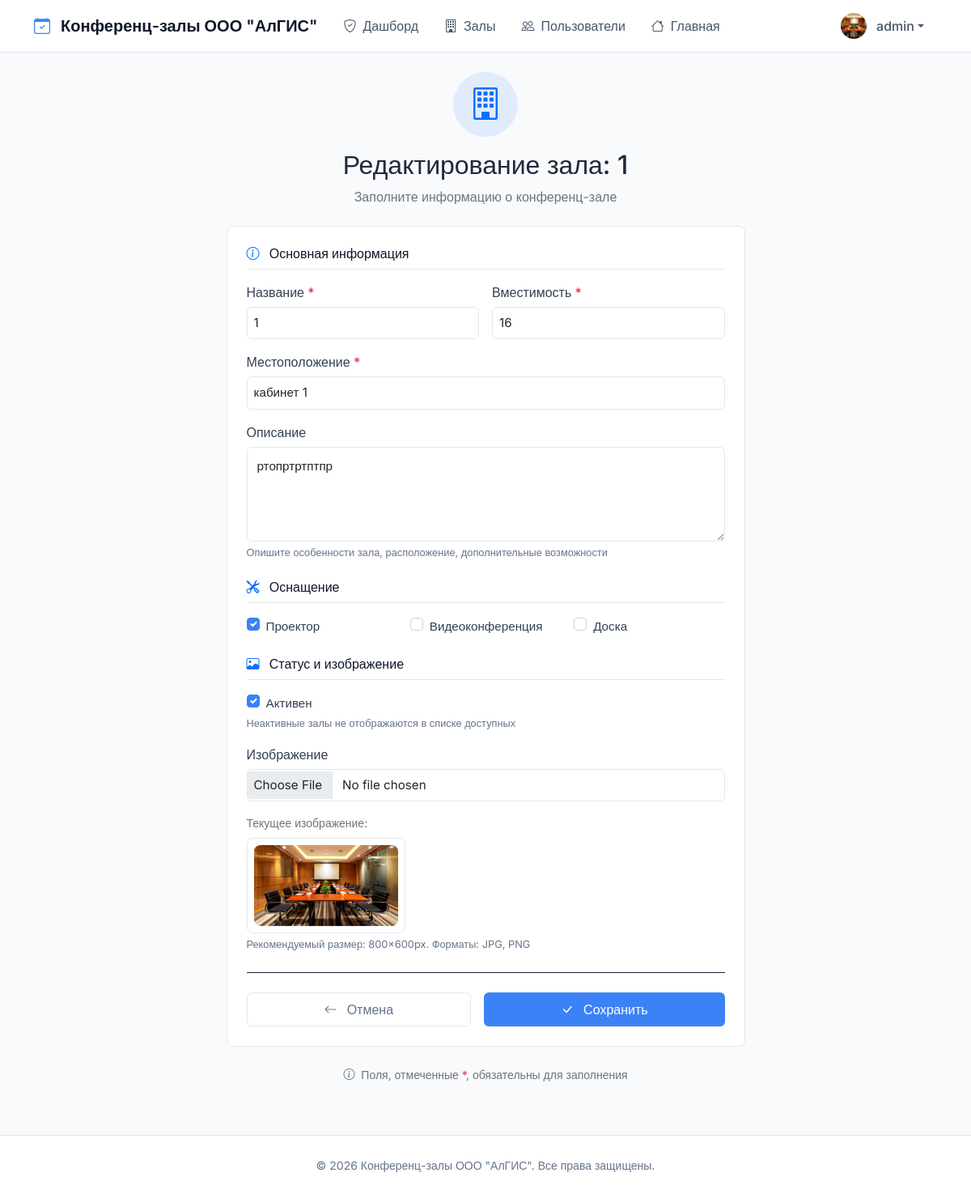
The page /moderator/rooms/1/edit/ (signed in) on the database its author committed.
### bookings/models.py (models this page shows, shortened)
class User(AbstractUser):
    ROLE_CHOICES = (
        ('moderator', 'Модератор'),
        ('requester', 'Заявитель'),
        ('employee', 'Сотрудник'),
    )
    role = models.CharField(max_length=20, choices=ROLE_CHOICES, default='employee', verbose_name="Роль")
    phone = models.CharField(max_length=20, blank=True, verbose_name="Телефон")
    department = models.CharField(max_length=100, blank=True, verbose_name="Отдел")
    avatar = models.ImageField(upload_to='avatars/', blank=True, null=True, verbose_name="Аватар")
    def get_full_name(self):
        if self.first_name and self.last_name:
            return f"{self.first_name} {self.last_name}"
        return self.username
    class Meta:
        verbose_name = "Пользователь"
        verbose_name_plural = "Пользователи"

class ConferenceRoom(models.Model):
    name = models.CharField(max_length=100, verbose_name="Название")
    capacity = models.PositiveIntegerField(verbose_name="Вместимость")
    location = models.CharField(max_length=200, verbose_name="Местоположение")
    description = models.TextField(blank=True, verbose_name="Описание")
    has_projector = models.BooleanField(default=False, verbose_name="Проектор")
    has_video_conference = models.BooleanField(default=False, verbose_name="Видеоконференция")
    has_whiteboard = models.BooleanField(default=False, verbose_name="Доска")
    is_active = models.BooleanField(default=True, verbose_name="Активен")
    image = models.ImageField(upload_to='rooms/', blank=True, null=True, verbose_name="Изображение")
    created_at = models.DateTimeField(auto_now_add=True, verbose_name="Дата создания")
    updated_at = models.DateTimeField(auto_now=True, verbose_name="Дата обновления")
    class Meta:
        verbose_name = "Конференц-зал"
        verbose_name_plural = "Конференц-залы"
        ordering = ['name']

### bookings/views.py (the view)
# urls.py: path('moderator/rooms/<int:room_id>/edit/', views.edit_room, name='edit_room'),
@moderator_required
def edit_room(request, room_id):
    room = get_object_or_404(ConferenceRoom, id=room_id)
    if request.method == 'POST':
        form = RoomForm(request.POST, request.FILES, instance=room)
        if form.is_valid():
            room = form.save()
            messages.success(request, f"Зал '{room.name}' обновлен")
            return redirect('bookings:room_management')
    else:
        form = RoomForm(instance=room)
    return render(request, 'bookings/room_form.html', {
        'form': form, 'title': f'Редактирование зала: {room.name}'
    })

### bookings/templates/bookings/room_form.html (shortened to what this page needs)
{% extends 'bookings/base.html' %}
{% load static %}
{% block content %}
<div class="row justify-content-center">
    <div class="col-md-8 col-lg-7">
        <div class="text-center mb-4">
            <div class="bg-primary bg-opacity-10 rounded-circle d-inline-flex p-3 mb-3">
                <i class="bi bi-building text-primary fs-1"></i>
            </div>
            <h2 class="fw-semibold mb-2">{{ title }}</h2>
            <p class="text-secondary">Заполните информацию о конференц-зале</p>
        </div>
        <div class="border rounded-3 bg-white p-4">
            <form method="post" enctype="multipart/form-data">
                <div class="mb-4">
                    <h6 class="fw-medium mb-3">
                        <i class="bi bi-info-circle text-primary me-2"></i>
                        Основная информация
                    </h6>
                    <div class="row g-3">
                        <div class="col-md-6">
                            <label for="{{ form.name.id_for_label }}" class="form-label fw-medium">
                                {{ form.name.label }} <span class="text-danger">*</span>
                            </label>
                            {{ form.name }}
                        </div>
                        <div class="col-md-6">
                            <label for="{{ form.capacity.id_for_label }}" class="form-label fw-medium">
                                {{ form.capacity.label }} <span class="text-danger">*</span>
                            </label>
                            {{ form.capacity }}
                        </div>
                        <div class="col-12">
                            <label for="{{ form.location.id_for_label }}" class="form-label fw-medium">
                                {{ form.location.label }} <span class="text-danger">*</span>
                            </label>
                            {{ form.location }}
                        </div>
                        <div class="col-12">
                            <label for="{{ form.description.id_for_label }}" class="form-label fw-medium">
                                {{ form.description.label }}
                            </label>
                            {{ form.description }}
                            <div class="form-text">Опишите особенности зала, расположение, дополнительные возможности</div>
                        </div>
                    </div>
                </div>
                <div class="mb-4">
                    <h6 class="fw-medium mb-3">
                        <i class="bi bi-tools text-primary me-2"></i>
                        Оснащение
                    </h6>
                    <div class="row g-3">
                        <div class="col-md-4">
                            <div class="form-check">
                                {{ form.has_projector }}
                                <label class="form-check-label" for="{{ form.has_projector.id_for_label }}">
                                    {{ form.has_projector.label }}
                                </label>
                            </div>
                        </div>
                        <div class="col-md-4">
                            <div class="form-check">
                                {{ form.has_video_conference }}
                                <label class="form-check-label" for="{{ form.has_video_conference.id_for_label }}">
                                    {{ form.has_video_conference.label }}
                                </label>
                            </div>
                        </div>
                        <div class="col-md-4">
                            <div class="form-check">
                                {{ form.has_whiteboard }}
                                <label class="form-check-label" for="{{ form.has_whiteboard.id_for_label }}">
                                    {{ form.has_whiteboard.label }}
                                </label>
                            </div>
                        </div>
                    </div>
                </div>
                <div class="mb-4">
                    <h6 class="fw-medium mb-3">
                        <i class="bi bi-image text-primary me-2"></i>
                        Статус и изображение
                    </h6>
                    <div class="mb-3">
                        <div class="form-check">
                            {{ form.is_active }}
                            <label class="form-check-label" for="{{ form.is_active.id_for_label }}">
                                {{ form.is_active.label }}
                            </label>
                        </div>
                        <div class="form-text">Неактивные залы не отображаются в списке доступных</div>
                    </div>
                    <div>
                        <label for="{{ form.image.id_for_label }}" class="form-label fw-medium">
                            {{ form.image.label }}
                        </label>
                        {{ form.image }}
                        {% if form.instance.image %}
                            <div class="mt-3">
                                <p class="small text-secondary mb-2">Текущее изображение:</p>
                                <div class="border rounded-3 p-2 d-inline-block">
                                    <img src="{{ form.instance.image.url }}"
                                         alt="Текущее изображение"
                                         style="max-height: 100px; max-width: 200px;"
                                         class="rounded-3">
                                </div>
                            </div>
                        {% endif %}
                        <div class="form-text">Рекомендуемый размер: 800×600px. Форматы: JPG, PNG</div>
                    </div>
                </div>
                <hr class="my-4">
                <div class="d-flex gap-3">
                    <a href="{% url 'bookings:room_management' %}" class="btn btn-outline-secondary flex-fill py-2">
                        <i class="bi bi-arrow-left me-2"></i>
                        Отмена
                    </a>
                    <button type="submit" class="btn btn-primary flex-fill py-2">
                        <i class="bi bi-check-lg me-2"></i>
                        Сохранить
                    </button>
                </div>
            </form>
        </div>
        <div class="text-center mt-4">
            <p class="small text-secondary">
                <i class="bi bi-info-circle me-1"></i>
                Поля, отмеченные <span class="text-danger">*</span>, обязательны для заполнения
            </p>
        </div>
    </div>
</div>
{% endblock %}

### bookings/templates/bookings/base.html (shortened to what this page needs)
<!DOCTYPE html>
<html lang="ru">
<head>
    <link href="https://cdn.jsdelivr.net/npm/bootstrap@5.1.3/dist/css/bootstrap.min.css" rel="stylesheet">
    <link rel="stylesheet" href="https://cdn.jsdelivr.net/npm/bootstrap-icons@1.8.1/font/bootstrap-icons.css">
    {% load static %}
    <link rel="stylesheet" href="{% static 'bookings/css/style.css' %}">
</head>
<body>
    <nav class="navbar navbar-expand-lg">
        <div class="container">
            <a class="navbar-brand" href="{% url 'bookings:index' %}">
                <i class="bi bi-calendar-check"></i>
                <span class="d-none d-sm-inline">Конференц-залы ООО "АлГИС"</span>
            </a>
            <div class="collapse navbar-collapse" id="navbarNav">
                <ul class="navbar-nav me-auto">
                    {% if user.is_authenticated %}
                        {% if user.role == 'moderator' %}
                            <li class="nav-item">
                                <a class="nav-link {% if request.resolver_match.url_name == 'moderator_dashboard' %}active{% endif %}"
                                   href="{% url 'bookings:moderator_dashboard' %}">
                                    <i class="bi bi-shield-check"></i>Дашборд
                                </a>
                            </li>
                            <li class="nav-item">
                                <a class="nav-link {% if request.resolver_match.url_name == 'room_management' %}active{% endif %}"
                                   href="{% url 'bookings:room_management' %}">
                                    <i class="bi bi-building"></i>Залы
                                </a>
                            </li>
                            <li class="nav-item">
                                <a class="nav-link {% if request.resolver_match.url_name == 'user_management' %}active{% endif %}"
                                   href="{% url 'bookings:user_management' %}">
                                    <i class="bi bi-people"></i>Пользователи
                                </a>
                            </li>
                        {% endif %}
                        <li class="nav-item">
                            <a class="nav-link" href="{% url 'bookings:index' %}">
                                <i class="bi bi-house"></i><span class="d-none d-sm-inline">Главная</span>
                            </a>
                        </li>
                    {% endif %}
                </ul>
                <ul class="navbar-nav">
                    {% if user.is_authenticated %}
                        <li class="nav-item dropdown">
                            <a class="nav-link dropdown-toggle" href="#" id="userDropdown" role="button"
                               data-bs-toggle="dropdown" aria-expanded="false">
                                {% if user.avatar and user.avatar.url %}
                                    <img src="{{ user.avatar.url }}" class="avatar-image" alt="{{ user.username }}">
                                {% else %}
                                    <div class="avatar-circle">
                                        {{ user.username|first|upper }}
                                    </div>
                                {% endif %}
                                <span class="user-name d-none d-lg-inline">{{ user.get_full_name|default:user.username }}</span>
                            </a>
                        </li>
                    {% endif %}
                </ul>
            </div>
        </div>
    </nav>
    <main class="container mt-4">
        {% block content %}
        {% endblock %}
    </main>
    <footer class="footer mt-5 py-4">
        <div class="container text-center">
            <span class="small">© 2026 Конференц-залы ООО "АлГИС". Все права защищены.</span>
        </div>
    </footer>
</body>
</html>

### bookings/static/bookings/css/style.css (style rules this page uses)
* { margin: 0; padding: 0; box-sizing: border-box; }
:root { --primary: #3b82f6; --primary-dark: #2563eb; --secondary: #64748b; --success: #22c55e; --danger: #ef4444; --warning: #f59e0b; --info: #3b82f6; --light: #f8fafc; --dark: #0f172a; --border: #e2e8f0; }
.form-label { font-weight: 500; color: var(--dark); margin-bottom: 0.5rem; }
.btn { padding: 0.5rem 1rem; font-weight: 500; border-radius: 0.375rem; }
.btn-primary { background-color: #3b82f6; border: none; }
.btn-outline-secondary { border: 1px solid #e2e8f0; color: #64748b; }
.border { border: 1px solid #e2e8f0 !important; }
.rounded-3 { border-radius: 0.5rem !important; }
.form-select, .form-control { border: 1px solid #e2e8f0; border-radius: 0.375rem; padding: 0.5rem; font-size: 0.95rem; }
.form-label { color: #475569; margin-bottom: 0.375rem; }
.bg-opacity-10 { --bs-bg-opacity: 0.1; }
.rounded-circle { width: 80px; height: 80px; display: inline-flex; align-items: center; justify-content: center; }
.btn-outline-secondary { border: 1px solid #e2e8f0; color: #64748b; background-color: #ffffff; transition: all 0.2s; }
.form-check-input:checked { background-color: #3b82f6; border-color: #3b82f6; }
textarea.form-control { border: 1px solid #e2e8f0; border-radius: 0.375rem; padding: 0.75rem; font-size: 0.95rem; }
h6.fw-medium { color: #0f172a; border-bottom: 1px solid #e2e8f0; padding-bottom: 0.5rem; margin-bottom: 1rem; }
.form-control, .form-select { border: 1px solid #e2e8f0; border-radius: 0.375rem; padding: 0.5rem 0.75rem; font-size: 0.95rem; transition: all 0.2s; }
.form-label { color: #334155; margin-bottom: 0.375rem; }
.form-check-input { margin-top: 0.15rem; border: 1px solid #cbd5e1; }
.form-check-label { color: #334155; font-size: 0.95rem; }
.form-text { color: #64748b; font-size: 0.8rem; margin-top: 0.25rem; }
.rounded-3 { border-radius: 0.5rem; }
.btn-primary { background-color: #3b82f6; border: none; transition: background-color 0.2s; }
hr { border-color: #e2e8f0; opacity: 1; }

### bookings/templates/bookings/base.html (style rules this page uses)
body { font-family: 'Inter', sans-serif; background-color: #f8fafc; color: #1e293b; }
.navbar { background-color: #ffffff !important; border-bottom: 1px solid #e2e8f0; padding: 0.5rem 0; }
.navbar-brand { color: #0f172a !important; font-weight: 600; font-size: 1.25rem; }
.navbar-brand i { color: #3b82f6; margin-right: 0.5rem; }
.nav-link { color: #475569 !important; font-weight: 500; padding: 0.5rem 1rem !important; border-radius: 0.375rem; transition: all 0.2s; }
.nav-link i { margin-right: 0.5rem; }
.footer { background-color: #ffffff !important; border-top: 1px solid #e2e8f0; color: #64748b; }
.btn { font-weight: 500; padding: 0.5rem 1rem; border-radius: 0.375rem; transition: all 0.2s; }
.btn-primary { background-color: #3b82f6; border: none; }
.form-control, .form-select { border: 1px solid #e2e8f0; border-radius: 0.375rem; padding: 0.5rem; }
.avatar-image { width: 32px; height: 32px; border-radius: 50%; object-fit: cover; margin-right: 0.5rem; }
.dropdown-toggle { display: flex; align-items: center; }
.user-name { margin-left: 0.25rem; }

### rows shown on the page
User: avatar (picture), get_full_name "admin"
ConferenceRoom: name "1", capacity "16", location "кабинет 1", description "ртопртртптпр", has_projector "☑", is_active "☑", instance.image (picture)

### other values the page prints
{{ title }} "Редактирование зала: 1"
